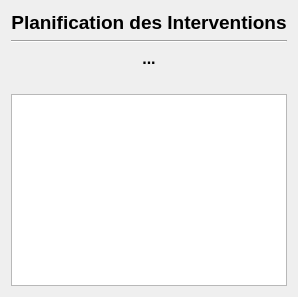
      <widget class="QWidget" name="pageIntervention">
       <layout class="QVBoxLayout" name="verticalLayout_5">
        <item>
         <layout class="QVBoxLayout" name="verticalLayoutInterventionDistributeur" stretch="0,0,0,0,0">
          <item>
           <widget class="QLabel" name="labelPlanificationIntervention">
            <property name="font">
             <font>
              <family>Ubuntu</family>
              <pointsize>14</pointsize>
              <weight>75</weight>
              <italic>false</italic>
              <bold>true</bold>
             </font>
            </property>
            <property name="text">
             <string>Planification des Interventions</string>
            </property>
            <property name="alignment">
             <set>Qt::AlignHCenter|Qt::AlignTop</set>
            </property>
           </widget>
          </item>
          <item>
           <widget class="Line" name="lineTitreIntervention">
            <property name="orientation">
             <enum>Qt::Horizontal</enum>
            </property>
           </widget>
          </item>
          <item>
           <widget class="QLabel" name="labelDemandeIntervention">
            <property name="font">
             <font>
              <pointsize>12</pointsize>
              <weight>75</weight>
              <bold>true</bold>
             </font>
            </property>
            <property name="text">
             <string>...</string>
            </property>
            <property name="alignment">
             <set>Qt::AlignCenter</set>
            </property>
           </widget>
          </item>
          <item>
           <spacer name="verticalSpacer_7">
            <property name="orientation">
             <enum>Qt::Vertical</enum>
            </property>
            <property name="sizeType">
             <enum>QSizePolicy::Fixed</enum>
            </property>
            <property name="sizeHint" stdset="0">
             <size>
              <width>20</width>
              <height>20</height>
             </size>
            </property>
           </spacer>
          </item>
          <item>
           <layout class="QHBoxLayout" name="horizontalLayoutInterventionNomBac">
            <property name="leftMargin">
             <number>0</number>
            </property>
            <property name="topMargin">
             <number>0</number>
            </property>
            <property name="rightMargin">
             <number>0</number>
            </property>
            <property name="bottomMargin">
             <number>0</number>
            </property>
            <item>
             <widget class="QTableView" name="tableViewInterventions"/>
            </item>
           </layout>
          </item>
         </layout>
        </item>
       </layout>
      </widget>
